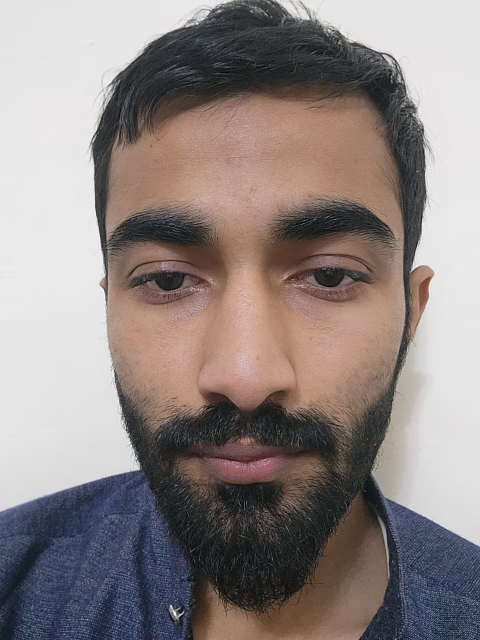
#> input picture Facerecongination/images/Abdullah/image_1.jpg, 960 x 1280 px (shown at 1/2 size)
$ python -i utils.py   (imports and definitions only)
#> lines starting #> are read from the running program, lines starting #| are printed output that depends on the picture
"""
IntelliSight - Utility Functions for DeepFace Face Recognition
Helper functions for logging, image processing, and file operations
"""

import os
import gc
import time
import threading
import cv2
import json
import logging
import base64
import numpy as np
from datetime import datetime
from pathlib import Path
from io import BytesIO
from PIL import Image

from config import DISTANCE_THRESHOLD

# ── Module-level CLAHE singleton ───────────────────────────────────────────────
# preprocess_face_crop is called once per face per frame (hot path: ~2 cameras
# × 3 faces × 10 AI fps = ~60 calls/s).  cv2.createCLAHE allocates a tile
# histogram buffer on every call — ~60 malloc/GC pairs per second.
# One module-level instance pays that cost exactly once at import time.
_CLAHE_L = cv2.createCLAHE(clipLimit=2.0, tileGridSize=(8, 8))
# ─────────────────────────────────────────────────────────────────────────────

# ─── Canonical identity key ───────────────────────────────────────────────────
# Format : "{person_id}|{ROLE}|{Full Name}"
# Examples: "42|STUDENT|Ali Khan"   "7|TEACHER|Dr. Smith"
#
# Rules:
#   - person_id  : integer DB primary key
#   - ROLE       : always uppercase — "STUDENT" or "TEACHER"
#   - Full Name  : display name exactly as stored in the DB (may contain spaces)
#
# The separator "|" is split with maxsplit=2 so names that (rarely) contain "|"
# are preserved intact in the third segment.
# ─────────────────────────────────────────────────────────────────────────────
_KEY_SEP = "|"


# [41 lines left out: functions build_person_key, parse_person_key, not called in this run]

# Configure logging
def setup_logging(log_file: str = None, level: str = "INFO"):
    """Setup logging configuration"""
#> further down, picture is the input picture: shape (1280, 960, 3); mean B, G, R 130.5, 132.5, 142.4
    if log_file is None:
        log_dir = os.path.join(os.path.dirname(__file__), "logs")
        os.makedirs(log_dir, exist_ok=True)
        log_file = os.path.join(log_dir, "system.log")
    else:
        os.makedirs(os.path.dirname(log_file), exist_ok=True)

    logging.basicConfig(
        level=getattr(logging, level.upper()),
        format='%(asctime)s - %(name)s - %(levelname)s - %(message)s',
        handlers=[
            logging.FileHandler(log_file),
            logging.StreamHandler()
        ]
    )
    return logging.getLogger(__name__)

logger = setup_logging()


# [83 lines left out: functions decode_base64_image, save_base64_image, image_to_base64, not called in this run]


def preprocess_face_crop(image):
    """
    Enhance a face image (crop or full frame) before embedding generation.

    Steps applied in order:
    1. Upscale — if height < 100 px, scale up using cubic interpolation so
       FaceNet receives enough detail for reliable embeddings.
    2. CLAHE — Contrast Limited Adaptive Histogram Equalization applied on the
       L channel (LAB colorspace) to recover detail in low-light conditions
       without blowing out well-lit areas.

    Args:
        image: BGR numpy array (face crop or full frame)

    Returns:
        Preprocessed BGR numpy array, or the original image if preprocessing
        fails for any reason.
    """
    if image is None or image.size == 0:
        return image

    try:
        h, w = image.shape[:2]
#> h = 1280; w = 960

        # Step 1 — upscale small face crops
        if h < 100:
            scale = 100.0 / h
            image = cv2.resize(
                image,
                (max(1, int(w * scale)), 100),
                interpolation=cv2.INTER_CUBIC
            )

        # Step 2 — CLAHE on L channel (perceptual luminance)
        lab = cv2.cvtColor(image, cv2.COLOR_BGR2LAB)
#> lab: shape (1280, 960, 3); mean of channels 0, 1, 2 139.7, 132, 130.4
        l, a, b = cv2.split(lab)
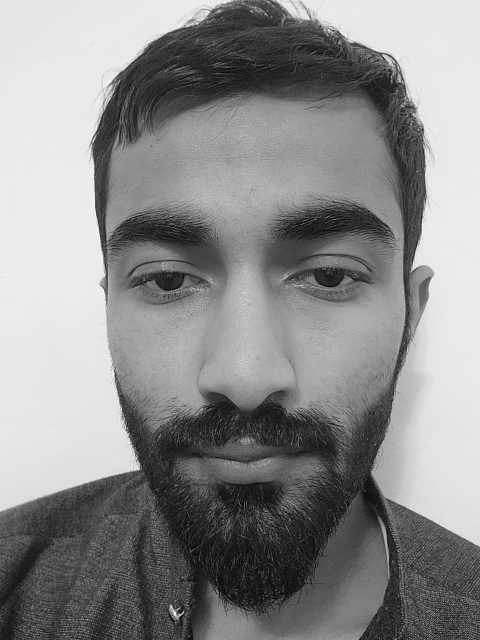
#> l: shape (1280, 960) (shown at 1/2 size); min 0, max 255, mean 139.7
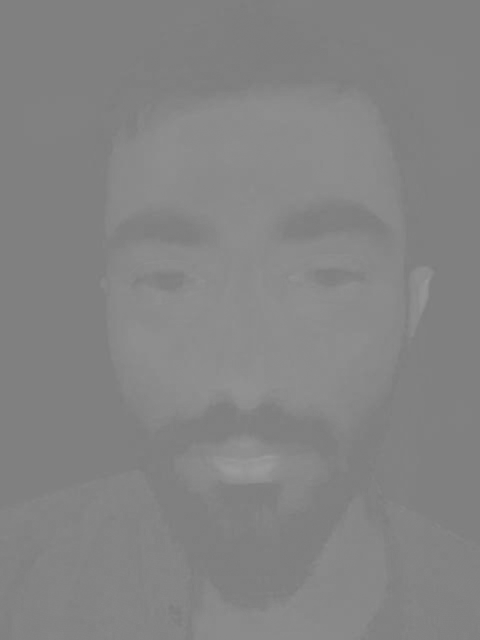
#> a: shape (1280, 960) (shown at 1/2 size); min 122, max 155, mean 132
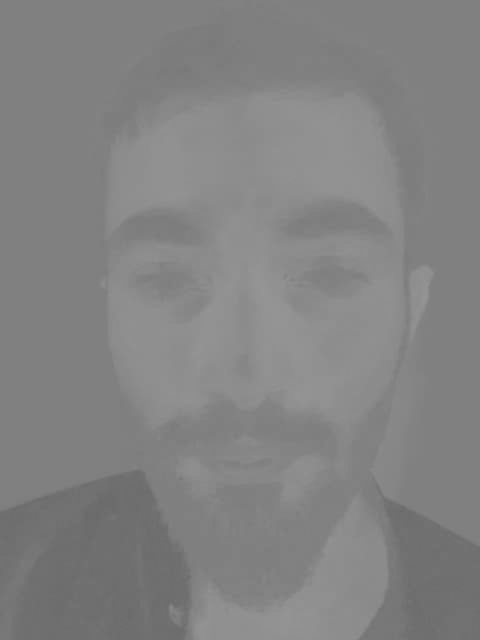
#> b: shape (1280, 960) (shown at 1/2 size); min 103, max 150, mean 130.4
        l = _CLAHE_L.apply(l)   # module-level singleton — no per-call alloc
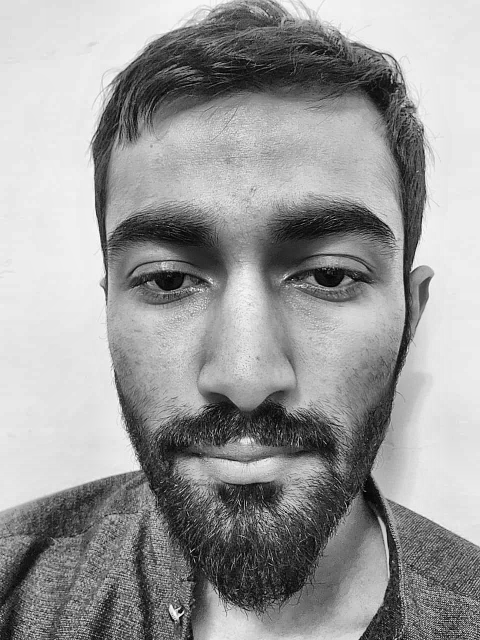
#> l: shape (1280, 960) (shown at 1/2 size); min 0, max 255, mean 154.2
        image = cv2.cvtColor(cv2.merge([l, a, b]), cv2.COLOR_LAB2BGR)
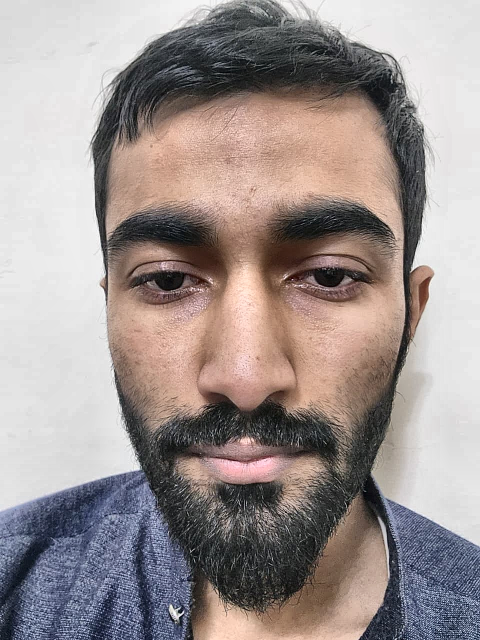
#> image: shape (1280, 960, 3) (shown at 1/2 size); mean B, G, R 144.9, 146.9, 157.3

    except Exception:
        pass  # Return whatever we have rather than crashing the pipeline

    return image


# [12 lines left out: function get_euclidean_distance, not called in this run]


class FaceTracker:
    """
    Track face identities across frames using IoU-based bounding-box matching
    with consecutive-frame voting (identity hysteresis).

    Workflow
    --------
    1. Each processed frame calls update() with all detected faces and their
       raw recognition result (person_dict | None).
    2. Identity hysteresis: a new identity only becomes the track's *confirmed*
       person after CONFIRM_FRAMES consecutive recognitions of the same person.
       Single-frame misidentifications (Ali → Ahmed → Ali) are suppressed.
    3. Before running expensive embedding extraction, call get_person_for_bbox()
       — if a confirmed cached identity is returned, skip DeepFace entirely.
    4. New or unmatched faces always go through full recognition.
    5. Tracks that receive no matching detection for max_age_seconds are evicted.

    Per-track state
    ---------------
    person          : confirmed identity dict (None until CONFIRM_FRAMES hit)
    candidate       : the identity being accumulated before confirmation
    candidate_count : consecutive frames the same candidate has been seen
    last_rerecog_time : wall-clock time of last ArcFace call for this track

    Thread-safe: all public methods acquire a threading.Lock.
    """

    # [237 lines left out: functions __init__, _iou, update, get_person_for_bbox, get_smooth_embedding, clear, not called in this run]


# [312 lines that did not run here, left out]


# [22 lines that did not run here, left out]


def create_person_folder(images_folder, person_type, person_id):
    """
    Create folder for a person's training images

    Args:
        images_folder: Base images folder path
        person_type: 'student' or 'teacher'
        person_id: Person's database ID

    Returns:
        str: Path to created folder
    """
    folder_name = f"{person_type.lower()}_{person_id}"
    folder_path = os.path.join(images_folder, folder_name)
    os.makedirs(folder_path, exist_ok=True)
    return folder_path


def save_person_images(images_folder, person_type, person_id, person_name, face_pictures):
    """
    Save person's face pictures to training folder

    Args:
        images_folder: Base images folder path
        person_type: 'student' or 'teacher'
        person_id: Person's database ID
        person_name: Person's name (for folder naming)
        face_pictures: Dict of face pictures (Face_Picture_1, etc.)

    Returns:
        list: List of saved image paths
    """
    # Create folder using name for readability
    folder_name = person_name.replace(' ', '_') if person_name else f"{person_type}_{person_id}"
    folder_path = os.path.join(images_folder, folder_name)
    os.makedirs(folder_path, exist_ok=True)

    saved_paths = []

    for i in range(1, 6):
        key = f'Face_Picture_{i}'
        if key in face_pictures and face_pictures[key]:
            filepath = os.path.join(folder_path, f"image_{i}.jpg")
            if save_base64_image(face_pictures[key], filepath):
                saved_paths.append(filepath)

    logger.info(f"Saved {len(saved_paths)} images for {person_name} to {folder_path}")
    return saved_paths


def load_embeddings_from_json(embeddings_file):
    """
    Load embeddings from JSON file

    Args:
        embeddings_file: Path to embeddings JSON file

    Returns:
        list: List of embedding dicts or empty list
    """
    try:
        if os.path.exists(embeddings_file):
            with open(embeddings_file, 'r') as f:
                return json.load(f)
    except Exception as e:
        logger.error(f"Error loading embeddings: {e}")
    return []


def save_embeddings_to_json(embeddings_data, embeddings_file):
    """
    Save embeddings to JSON file.
    Each entry stores person_id, name, role as explicit fields so that
    recognition code can use them directly without string parsing.

    Args:
        embeddings_data: List of embedding dicts
        embeddings_file: Path to save file

    Returns:
        bool: Success status
    """
    try:
        serializable_data = []
        for item in embeddings_data:
            emb = item["embedding"]
            serializable_data.append({
                "person_id":  item.get("person_id"),
                "name":       item.get("name") or item.get("person", ""),
                "role":       item.get("role", ""),
                "person_key": item.get("person_key", ""),
                "image":      item.get("image", ""),
                "image_path": item.get("image_path", ""),
                "embedding":  emb if isinstance(emb, list) else emb.tolist()
            })

        os.makedirs(os.path.dirname(embeddings_file), exist_ok=True)

        with open(embeddings_file, 'w') as f:
            json.dump(serializable_data, f, indent=2)

        logger.info(f"Saved {len(serializable_data)} embeddings to {embeddings_file}")
        return True

    except Exception as e:
        logger.error(f"Error saving embeddings: {e}")
        return False


class FPSCounter:
    """Helper class to calculate FPS"""

    # [68 lines left out: functions __init__, update, get_fps, draw_face_box, draw_info_panel, not called in this run]

>>> import cv2
>>> picture = cv2.imread('images/Abdullah/image_1.jpg')
>>> result = preprocess_face_crop(picture)

$ run again, on Facerecongination/images/Moiz/image_2.jpg
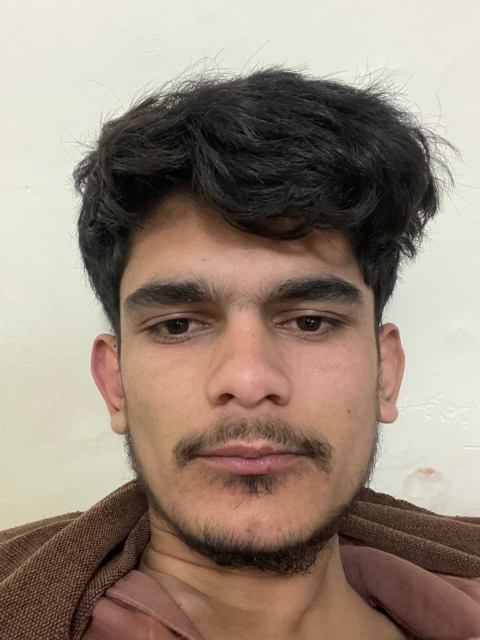
#> input picture Facerecongination/images/Moiz/image_2.jpg, 960 x 1280 px (shown at 1/2 size)
#> picture is the input picture: shape (1280, 960, 3); mean B, G, R 121.9, 135.4, 151.9
#> lab: shape (1280, 960, 3); mean of channels 0, 1, 2 143.1, 132.6, 137.9
#> in preprocess_face_crop, `l = _CLAHE_L.apply(l)`:
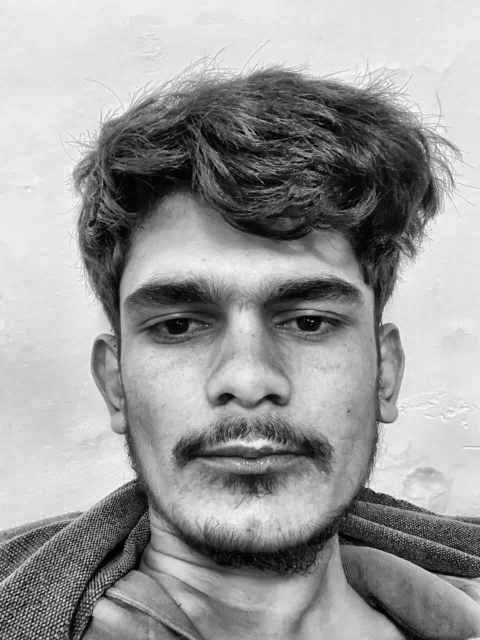
#> l: shape (1280, 960) (shown at 1/2 size); min 0, max 255, mean 154.5
#> in preprocess_face_crop, `image = cv2.cvtColor(cv2.merge([l, a, b]), cv2.COLOR_LAB2BGR)`:
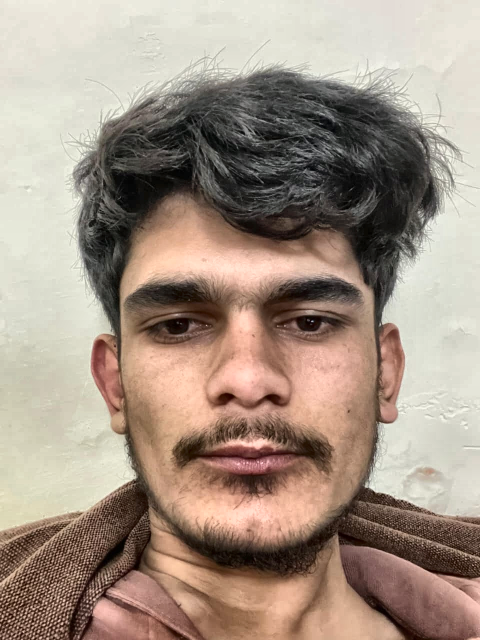
#> image: shape (1280, 960, 3) (shown at 1/2 size); mean B, G, R 132.5, 146.4, 163.5

$ run again, on Facerecongination/images/Moiz/image_3.jpg
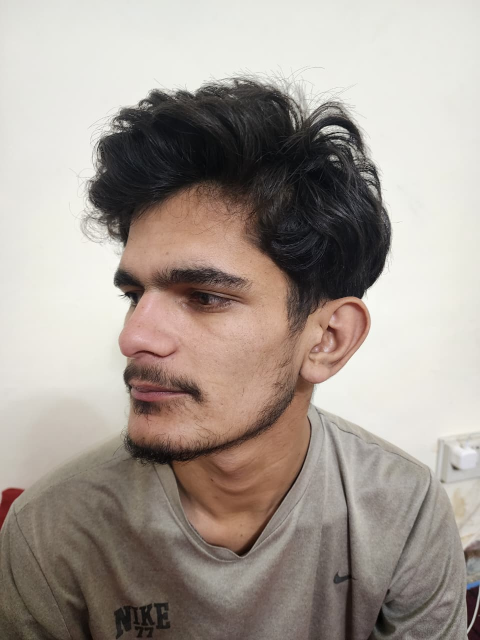
#> input picture Facerecongination/images/Moiz/image_3.jpg, 960 x 1280 px (shown at 1/2 size)
#> picture is the input picture: shape (1280, 960, 3); mean B, G, R 146.9, 154.8, 164.7
#> lab: shape (1280, 960, 3); mean of channels 0, 1, 2 161.2, 130.7, 133.7
#> in preprocess_face_crop, `l = _CLAHE_L.apply(l)`:
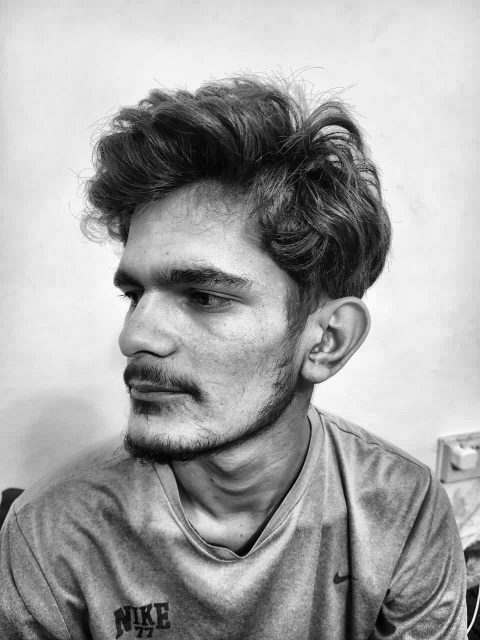
#> l: shape (1280, 960) (shown at 1/2 size); min 0, max 255, mean 163.5
#> in preprocess_face_crop, `image = cv2.cvtColor(cv2.merge([l, a, b]), cv2.COLOR_LAB2BGR)`:
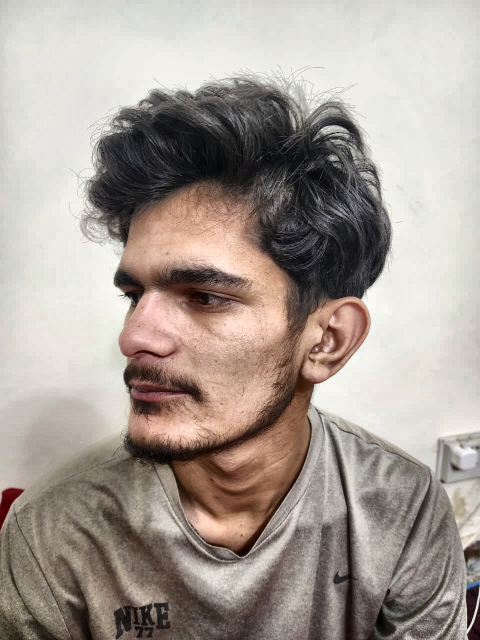
#> image: shape (1280, 960, 3) (shown at 1/2 size); mean B, G, R 148.8, 156.9, 167
